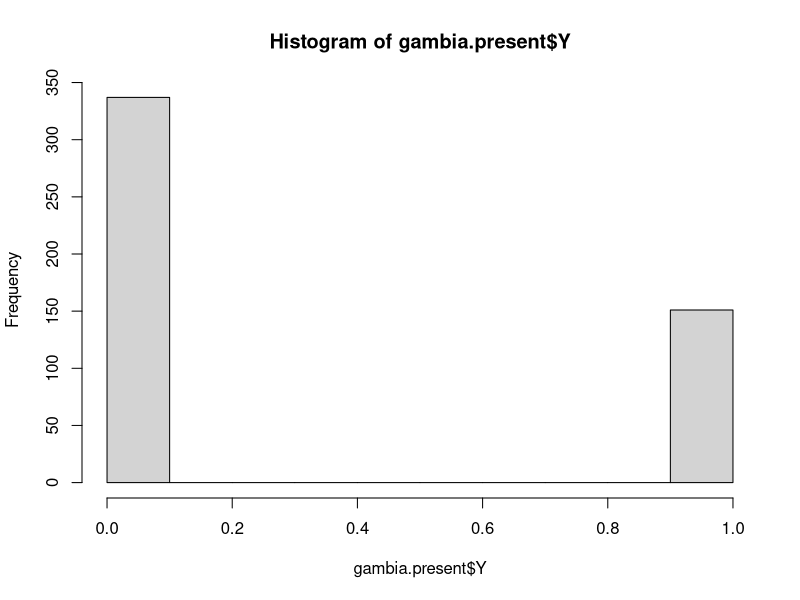
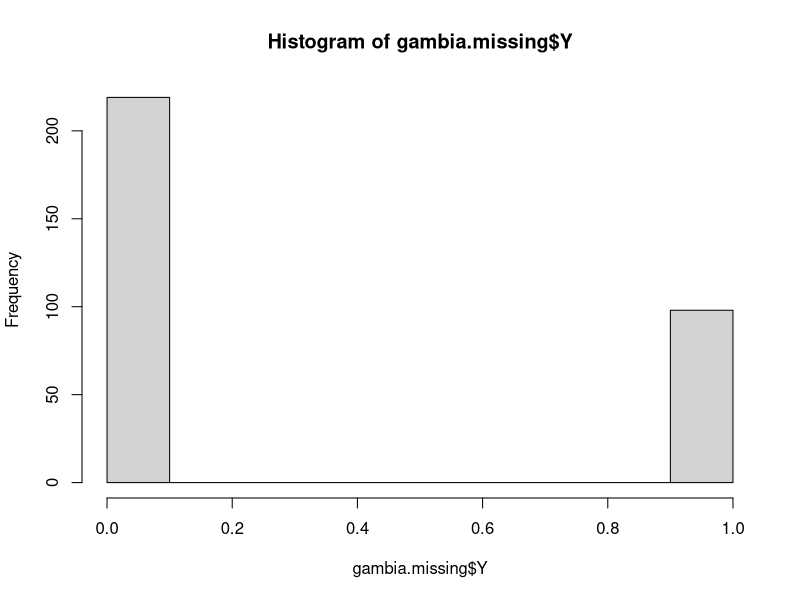

Write the R code that produced these figures, in order.
## ---- chunk 1
library(dplyr)
gambia <- read.csv("gambiaMissing.csv")
## ---- chunk 2
gambia.missing <- gambia %>%
  filter(is.na(BEDNET))

gambia.present <- gambia %>%
  filter(!is.na(BEDNET))

hist(gambia.present$Y)
hist(gambia.missing$Y)
